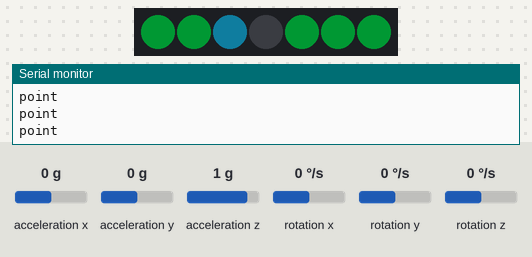
Recording of a sketch running on a simulated Arduino Uno, built with avr-gcc and run on an emulated ATmega328P. Parts: 7 RGB LEDs in strip order, left to right, the last lines printed to the serial monitor. Wiring (inferred from the names in the program): MPU-6050 motion sensor at I2C address 0x68. The inputs (shaded band) are chosen by the test bench; at power-on: acceleration y 0 g, acceleration x 0 g, acceleration z 1 g, rotation x 0 °/s, rotation y 0 °/s, rotation z 0 °/s. Dim RGB values are drawn brighter than linear; random numbers use the default seed unless the sketch sets one.

Above: at 1.2 s.
1.3 s: acceleration y set to -1.4 g
At 1.37 s:
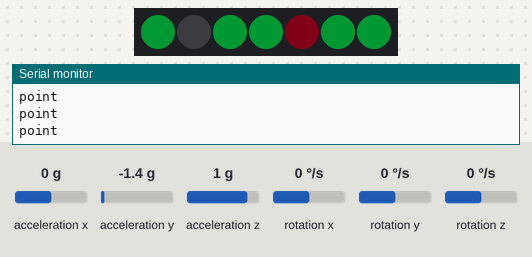
At 2.4 s:
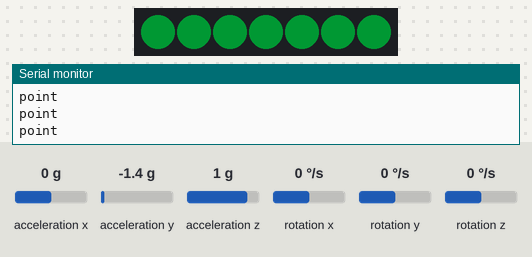
3.0 s: acceleration y set to 0 g
At 3.15 s:
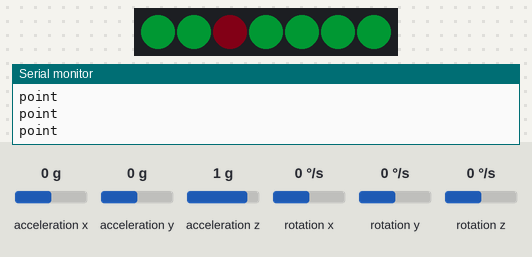
Timing chart, 0 to 23.6 s (numbered marks = the images above; inputs shaded):
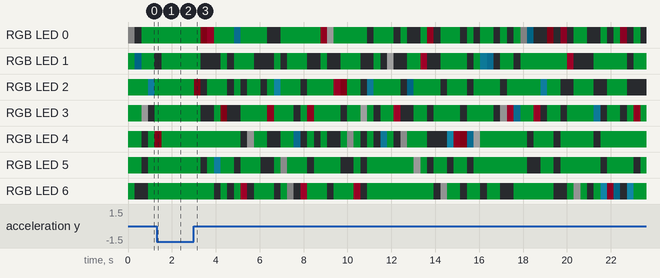

The sketch:

MagicWandTVRemote_haxx6.ino
```cpp
/* Magic Wand TV Remote
   Updated December 2014
   By Allie Fauer
   Based on Arduino User JohnChi's MPU-6050 Short Example sketch and Chris Young's IRsend Demo from the IR Lib
   Public Domain
   http://www.instructables.com/id/Magic-Wand-TV-Remote/
*/
#include <Adafruit_NeoPixel.h>
#ifdef __AVR__
#include <avr/power.h>
#endif

#define PIN 6
Adafruit_NeoPixel strip = Adafruit_NeoPixel(7, PIN, NEO_GRB + NEO_KHZ800);

#include<Wire.h>
const int MPU = 0x68; // I2C address of the MPU-6050
int16_t AcX, AcY, AcZ, Tmp, GyX, GyY, GyZ;


uint8_t myColors[][3] = {{200,0,50},   // green
                         {200, 200, 200},   // yellow
                         {30, 200, 255},   // blue
                          };

#define FAVCOLORS sizeof(myColors) / 3

void setup()
{
  Wire.begin();
  Wire.beginTransmission(MPU);
  Wire.write(0x6B);  // PWR_MGMT_1 register
  Wire.write(0);     // set to zero (wakes up the MPU-6050)
  Wire.endTransmission(true);
  Serial.begin(9600);

  strip.begin();
  strip.show();
}

void loop() {

  strip.setBrightness(40);


  Wire.beginTransmission(MPU);
  Wire.write(0x3B);  // starting with register 0x3B (ACCEL_XOUT_H)
  Wire.endTransmission(false);
  Wire.requestFrom(MPU, 14, true); // request a total of 14 registers
  AcX = Wire.read() << 8 | Wire.read(); // 0x3B (ACCEL_XOUT_H) & 0x3C (ACCEL_XOUT_L)
  AcY = Wire.read() << 8 | Wire.read(); // 0x3D (ACCEL_YOUT_H) & 0x3E (ACCEL_YOUT_L)
  AcZ = Wire.read() << 8 | Wire.read(); // 0x3F (ACCEL_ZOUT_H) & 0x40 (ACCEL_ZOUT_L)
  Tmp = Wire.read() << 8 | Wire.read(); // 0x41 (TEMP_OUT_H) & 0x42 (TEMP_OUT_L)
  GyX = Wire.read() << 8 | Wire.read(); // 0x43 (GYRO_XOUT_H) & 0x44 (GYRO_XOUT_L)
  GyY = Wire.read() << 8 | Wire.read(); // 0x45 (GYRO_YOUT_H) & 0x46 (GYRO_YOUT_L)
  GyZ = Wire.read() << 8 | Wire.read(); // 0x47 (GYRO_ZOUT_H) & 0x48 (GYRO_ZOUT_L)


    for (int i = 0; i <= 7; i++) {
      // pixels.Color takes RGB values, from 0,0,0 up to 255,255,255
      strip.setPixelColor(i, strip.Color(0, 155, 50));
      strip.show(); // This sends the updated pixel color to the hardware.
    }


if (AcY <3501 && AcY > -7000) {

   Serial.println("point");

   flashRandom(6, 1);  // first number is 'wait' delay, shorter num == shorter twinkle
   flashRandom(5, 3);  // second number is how many neopixels to simultaneously light up
   flashRandom(5, 2);

}


  if (AcY < -5500 && AcZ < 9000) { // tap up
    for (int i = 0; i <= 3; i++) {

      //My_Sender.send(NEC, 0x20DF40BF, 32); // Volume Up
      delay(100);
    }
  }


  if (AcY <8000 && AcY > 3500) { // tap down

    Serial.println("tap");


    for (int i = 0; i <= 7; i++) {
      // pixels.Color takes RGB values, from 0,0,0 up to 255,255,255
      strip.setPixelColor(i, strip.Color(255, 255, 255));
      strip.show(); // This sends the updated pixel color to the hardware.
    }

    delay(300);

    for (int i = 0; i <= 7; i++) {
      // pixels.Color takes RGB values, from 0,0,0 up to 255,255,255
      strip.setPixelColor(i, strip.Color(0, 0, 0)); // Moderately bright green color.
      strip.show(); // This sends the updated pixel color to the hardware.
    }


  }
}


//////////////////////////defines different neopixel things///////////////////////////////////////


void rainbowCycle(uint8_t wait) {
  uint16_t i, j;

  for (j = 0; j < 256 * 5; j++) { // 5 cycles of all colors on wheel
    for (i = 0; i < strip.numPixels(); i++) {
      strip.setPixelColor(i, Wheel(((i * 256 / strip.numPixels()) + j) & 255));
    }
    strip.show();
    delay(wait);
  }
}


//Theatre-style crawling lights.
void theaterChase(uint32_t c, uint8_t wait) {
  for (int j = 0; j < 1; j++) { //do 1 cycle of chasing
    for (int q = 0; q < 3; q++) {
      for (int i = 0; i < strip.numPixels(); i = i + 3) {
        strip.setPixelColor(i + q, c);  //turn every third pixel on
      }
      strip.show();

      delay(wait);

      for (int i = 0; i < strip.numPixels(); i = i + 3) {
        strip.setPixelColor(i + q, 0);      //turn every third pixel off
      }
    }
  }
}

void flashRandom(int wait, uint8_t howmany) {

  for(uint16_t i=0; i<howmany; i++) {
    // pick a random favorite color!
    int c = random(FAVCOLORS);
    int red = myColors[c][0];
    int green = myColors[c][1];
    int blue = myColors[c][2];

    // get a random pixel from the list
    int j = random(strip.numPixels());

    // now we will 'fade' it in 5 steps
    for (int x=0; x < 5; x++) {
      int r = red * (x+1); r /= 5;
      int g = green * (x+1); g /= 5;
      int b = blue * (x+1); b /= 5;

      strip.setPixelColor(j, strip.Color(r, g, b));
      strip.show();
      delay(wait);
    }
    // & fade out in 5 steps
    for (int x=5; x >= 0; x--) {
      int r = red * x; r /= 5;
      int g = green * x; g /= 5;
      int b = blue * x; b /= 5;

      strip.setPixelColor(j, strip.Color(r, g, b));
      strip.show();
      delay(wait);
    }
  }
  // LEDs will be off when done (they are faded to 0)
}

uint32_t Wheel(byte WheelPos) {
  WheelPos = 255 - WheelPos;
  if (WheelPos < 85) {
    return strip.Color(255 - WheelPos * 3, 0, WheelPos * 3);
  }
  if (WheelPos < 170) {
    WheelPos -= 85;
    return strip.Color(0, WheelPos * 3, 255 - WheelPos * 3);
  }
  WheelPos -= 170;
  return strip.Color(WheelPos * 3, 255 - WheelPos * 3, 0);
}
```
